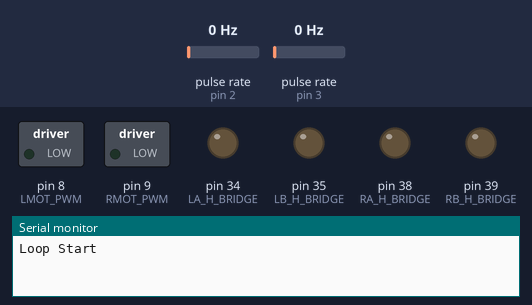
The sketch below on a simulated Arduino Mega 2560, built with avr-gcc and run on an emulated ATmega2560. On the bench: switched loads named in the sketch (green lamp = pin HIGH), output pins drawn as LEDs (lit = HIGH), the last lines printed to the serial monitor. Wiring (inferred from the names in the program): 2 × pulse sensor: data pin 2 / data pin 3. Inputs (shaded band) come from the test bench; at power-on: pulse rate (sensors on pin 2, pin 3) 0 Hz.

Above: at 1.2 s.
1.3 s: pulse rate (sensor on pin 2) set to 4 Hz
At 4.3 s:
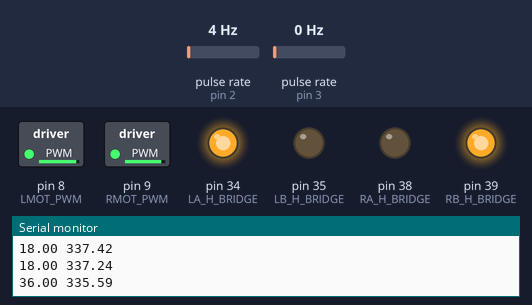
Timing chart, 0 to 5.8 s (numbered marks = the images above; inputs shaded):
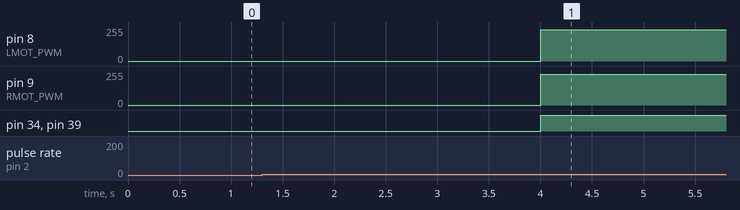

The sketch:

PID_Test.ino
```cpp
/*--------------------------- Motor Driver Usage ---------------------------*/

// Motor constants
#define left_negative_delta -1.152981118373276
#define right_negative_delta -0.965522875816994
#define left_positive_delta 1.035470972702807
#define right_positive_delta 0.990034602076125


// Batery Level
#define batery_level 15.5

// Step Size
#define dt 0.02

// PID Constants
#define KP_L 0.0224
#define KP_R 0.0219
#define KI_L 0.0916
#define KI_R 0.0762
#define KD_L 0.0011
#define KD_R 0.0011
#define KW 10
#define KE 18

// Pins used for left motors
#define LA_H_BRIDGE 34
#define LB_H_BRIDGE 35
#define LMOT_PWM 8

// Pins used for right motors
#define RA_H_BRIDGE 38
#define RB_H_BRIDGE 39
#define RMOT_PWM 9

// Pins used for encoders
#define L_ENC 2  // Left motor's encoder
#define R_ENC 3  // Right motor's encoder

// Encoder constants
#define ENC_COUNTS 560  // Encoder counts equivalent to 1 full rotation

// Possible ways to rotate
#define FORWARD 1
#define BACKWARDS 0

// Constant used when converting a distance in cm to degrees
#define WHEEL_RADIUS 4

volatile long lenc_pos = 0;  // Left encoder's position
volatile long renc_pos = 0;  // Right encoder's position
byte l_way = FORWARD;        // Left motor's rotation way
byte r_way = FORWARD;        // Right motor's rotation way

// Calculates how many degrees the motor must rotate in order to
// achieve the distance received as argument
float Dist2Counts(float distance) {
    return (ENC_COUNTS*distance/2*PI*WHEEL_RADIUS);
}

// The functions below increment or decrement the encoder counts depending on
// which way the motor is rotating. They use interruptions.

// For left motor's encoder
void DoEncoderL() {
    if (l_way == FORWARD){
        lenc_pos += 1;
    }else lenc_pos -= 1;
}

// For right motor's encoder
void DoEncoderR() {
    if (r_way == FORWARD){
        renc_pos += 1;
    }else renc_pos -= 1;
}

// Set the H_Bridge to 11 as to stop the motors
void StopMotor(byte A_H_BRIDGE, byte B_H_BRIDGE) {
    digitalWrite(A_H_BRIDGE, HIGH);
    digitalWrite(B_H_BRIDGE, HIGH);
}

// Resets encoders' position variable. Called before using these variables in
// order to prevent an overflow.
void ResetEncs() {
    lenc_pos = 0;
    renc_pos = 0;
}

// The functions below make the motor start with the power disired
// For left motor
void Move_Left_Motor(float tension) {
    int pwm;

    pwm = tension*255/batery_level;

    if (pwm >= 0) {
        l_way = FORWARD;
        digitalWrite(LA_H_BRIDGE, HIGH);
        digitalWrite(LB_H_BRIDGE, LOW);
    } else {
        pwm = -pwm;
        l_way = BACKWARDS;
        digitalWrite(LA_H_BRIDGE, LOW);
        digitalWrite(LB_H_BRIDGE, HIGH);
    }
    analogWrite(LMOT_PWM, pwm);
}

// For right motor
void Move_Right_Motor(int tension) {
    int pwm;

    pwm = tension*255/batery_level;
    if (pwm >= 0) {
        r_way = FORWARD;
        digitalWrite(RA_H_BRIDGE, LOW);
        digitalWrite(RB_H_BRIDGE, HIGH);
    } else {
        pwm = -pwm;
        r_way = BACKWARDS;
        digitalWrite(RA_H_BRIDGE, HIGH);
        digitalWrite(RB_H_BRIDGE, LOW);
    }
    analogWrite(RMOT_PWM, pwm);
}

void Inverse_Function(float *left_pwr_signal,float *right_pwr_signal){

    if(*left_pwr_signal != 0){
        if(*left_pwr_signal > 0){
            *left_pwr_signal+= left_positive_delta;
        }else{
            *left_pwr_signal+= left_negative_delta;
        }
    }else *left_pwr_signal = 0;

    if(*right_pwr_signal != 0){
        if(*right_pwr_signal > 0){
            *right_pwr_signal+= right_positive_delta;
        }else{
            *right_pwr_signal+= right_negative_delta;
        }
    }else *right_pwr_signal = 0;

}

void Saturation_Detector(float *left_pwr_signal, float *right_pwr_signal){

    if(*left_pwr_signal > 14.4){
        *left_pwr_signal = 14.4;
    }else if(*left_pwr_signal < -14.4){
        *left_pwr_signal = -14.4;
    }

    if(*right_pwr_signal > 14.4){
        *right_pwr_signal = 14.4;
    }else if(*right_pwr_signal < -14.4){
        *right_pwr_signal = -14.4;
    }

}

void PID_Control(float distance){

    byte left_direction, right_direction;
    float left_error = 0,right_error = 0;
    float left_pwr_signal,right_pwr_signal;
    float left_AntiWindUpSignal = 0,right_AntiWindUpSignal = 0;
    float left_Integral = 0,right_Integral = 0;
    float left_derivative=0,right_derivative=0, old_left_error, old_right_error;
    int initial_time,iteration_time;
    float relative_error;

    // The line below calculates how many encoder counts the motor must rotate
    // to achieve the specified distance
    volatile long pos = Dist2Counts(distance);

    ResetEncs();
    Serial.println(pos);
    //Serial.println("L_Error L_derivative L_integral L_pwr L_AWU");
    while(abs(pos - lenc_pos) >=15 && abs(pos - renc_pos) >=15 ){

        initial_time = millis();

        // Get the relative error
        relative_error = KE*(lenc_pos - renc_pos);

        Serial.print(relative_error);
        Serial.print(" ");

        // Updates the old error for the derivative calculation
        old_left_error = left_error;
        old_right_error = right_error;

        // Calculates the error for each motor
        left_error = pos - lenc_pos - relative_error;
        right_error= pos - renc_pos + relative_error;

        //Serial.print(left_error);
        //Serial.print(" ");

        // Calculates the approximate derivative of the error for each motor
        left_derivative = KD_L*(left_error - old_left_error) / dt;
        right_derivative = KD_R*(right_error - old_right_error) / dt;

        //Serial.print(left_derivative);
        //Serial.print(" ");

        // Calculates the approximate integral of the error for each motor
        left_Integral = left_Integral + (KI_L*left_error + left_AntiWindUpSignal) * dt;
        right_Integral = right_Integral + (KI_R*right_error+ right_AntiWindUpSignal) * dt;

        //Serial.print(left_Integral);
        //Serial.print(" ");

        left_pwr_signal = (KP_L*left_error + left_Integral + left_derivative);
        right_pwr_signal= (KP_R*right_error + right_Integral + right_derivative);

        Serial.print(left_pwr_signal);
        Serial.println(" ");

        left_AntiWindUpSignal  = -left_pwr_signal;
        right_AntiWindUpSignal = -right_pwr_signal;

        Inverse_Function(&left_pwr_signal,&right_pwr_signal);

        Saturation_Detector(&left_pwr_signal,&right_pwr_signal);

        right_AntiWindUpSignal = KW*(right_AntiWindUpSignal + right_pwr_signal);
        left_AntiWindUpSignal  = KW*(left_AntiWindUpSignal  + left_pwr_signal );

        //Serial.println(left_AntiWindUpSignal);
        //Serial.print(" ");
        //Serial.print(left_pwr_signal);
        //Serial.print(" ");
        //Serial.print(right_pwr_signal);
        //Serial.print(" ");
        //Serial.print(lenc_pos);
        //Serial.print(" ");
        //Serial.println(renc_pos);

        Move_Left_Motor(left_pwr_signal);
        Move_Right_Motor(right_pwr_signal);

        iteration_time = millis() - initial_time;
        if(iteration_time <20){
           delay(iteration_time);
        }
    }
}

// Encoders' setup function
void StartEncoders() {
    // Left encoder
    pinMode(L_ENC, INPUT);
    attachInterrupt(digitalPinToInterrupt(L_ENC), DoEncoderL, CHANGE);
    // Right encoder
    pinMode(R_ENC, INPUT);
    attachInterrupt(digitalPinToInterrupt(R_ENC), DoEncoderR, CHANGE);
}

// Motor Driver setup function
void StartDriver() {
    // Left motor
    pinMode(LA_H_BRIDGE, OUTPUT);
    pinMode(LB_H_BRIDGE, OUTPUT);
    pinMode(LMOT_PWM, OUTPUT);
    // Right motor
    pinMode(RA_H_BRIDGE, OUTPUT);
    pinMode(RB_H_BRIDGE, OUTPUT);
    pinMode(RMOT_PWM, OUTPUT);
}

void setup() {
    StartDriver();
    StartEncoders();
    Serial.begin(9600);
}

void loop(){
    Serial.println("Loop Start");
    delay(4000);
    Serial.println("Start +50");
    PID_Control(10);
    StopMotor(LA_H_BRIDGE, LB_H_BRIDGE);
    StopMotor(RA_H_BRIDGE, RB_H_BRIDGE);
    Serial.println("Start -50");
    delay(1000);
    PID_Control(-10);
    StopMotor(LA_H_BRIDGE, LB_H_BRIDGE);
    StopMotor(RA_H_BRIDGE, RB_H_BRIDGE);
}
```
